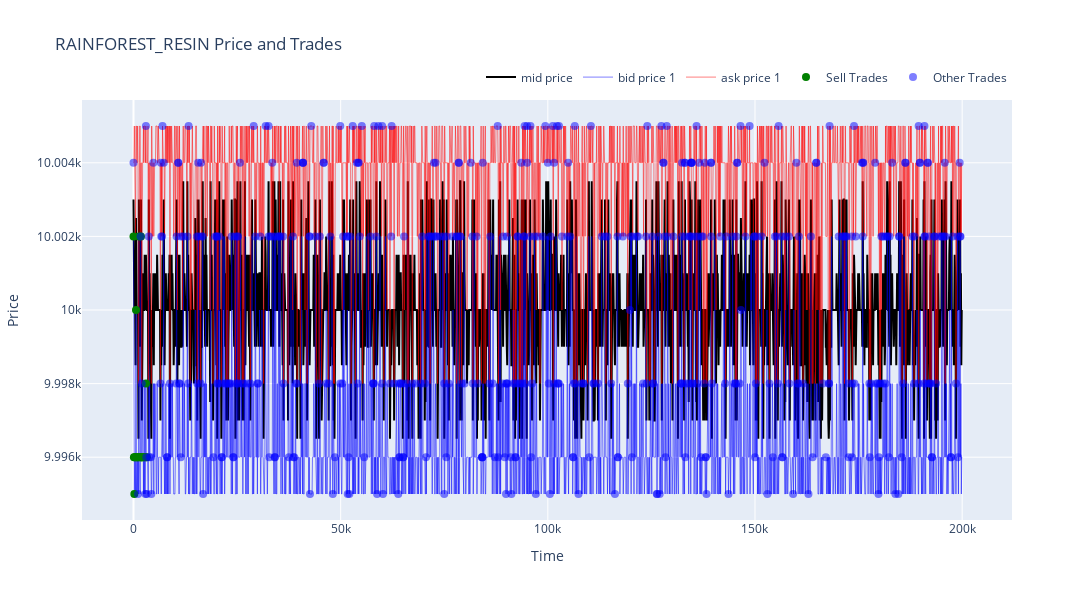
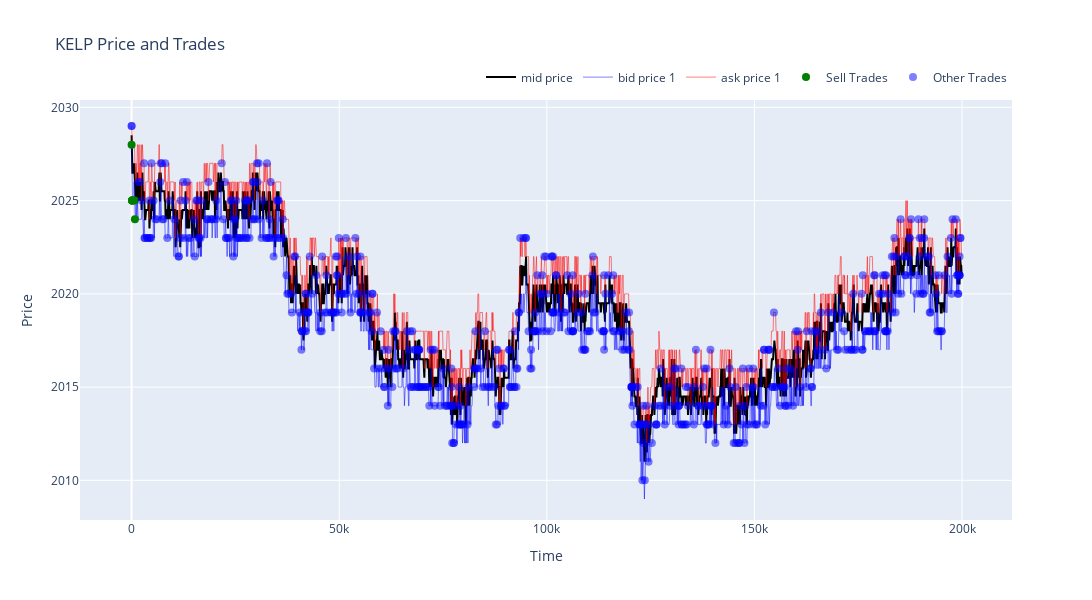

The code cell stored with these charts, in order, in its notebook:
### Code cell
import matplotlib.pyplot as plt
import matplotlib
from IPython.display import display, HTML
import webbrowser
import os
import tempfile

def plot_product_data(activities_log, trade_history, show_in_notebook=True, open_external=False):
    """
    Plot market data with option to display in notebook and/or external browser window.
    
    Parameters:
    -----------
    activities_log : DataFrame
        DataFrame containing order book data
    trade_history : DataFrame
        DataFrame containing trade execution data
    show_in_notebook : bool, default True
        Whether to display the plot in the notebook
    open_external : bool, default False
        Whether to open the plot in an external browser window
    """
    for product in activities_log['product'].unique():
        # Create the figure
        fig = plt.figure(figsize=(24, 10))
        plt.title(product)

        product_log = activities_log[activities_log['product'] == product]

        plt.plot(product_log['timestamp'], product_log['mid_price'], label='mid price', color='black')
        plt.plot(product_log['timestamp'], product_log['bid_price_1'], label='bid price 1', color='blue', alpha=0.5)
        plt.plot(product_log['timestamp'], product_log['ask_price_1'], label='ask price 1', color='red', alpha=0.5)

        for trade in trade_history[trade_history['symbol'] == product].itertuples():
            if trade.buyer == 'SUBMISSION':
                # plot a red dot for a new order
                plt.plot(trade.timestamp, trade.price, 'ro')
            elif trade.seller == 'SUBMISSION':
                # plot a green dot for a new order
                plt.plot(trade.timestamp, trade.price, 'go')
            else:
                # plot a blue line for a trade
                plt.plot([trade.timestamp, trade.timestamp], [trade.price, trade.price], 'bo', alpha=0.5)

        plt.legend()
        
        # Show in notebook if requested
        if show_in_notebook:
            plt.show()
        
        # Save and open in external window if requested
        if open_external:
            # Create a temporary HTML file
            with tempfile.NamedTemporaryFile(delete=False, suffix='.html') as tmpfile:
                temp_path = tmpfile.name
            
            # Add interactive functionality with mpld3
            try:
                import mpld3
                # Save as interactive HTML
                html_content = mpld3.fig_to_html(fig)
                with open(temp_path, 'w') as f:
                    f.write(html_content)
            except ImportError:
                # Fallback to static image if mpld3 is not available
                plt.savefig(temp_path.replace('.html', '.png'))
                temp_path = temp_path.replace('.html', '.png')
            
            # Open in browser
            webbrowser.open('file://' + os.path.abspath(temp_path))
        
        # Close the figure to free memory if not shown in notebook
        if not show_in_notebook:
            plt.close(fig)

# Example usage:
# plot_product_data(activities_log, trade_history, show_in_notebook=True, open_external=True)


# Alternative implementation using Plotly (more interactive)
def plot_product_data_plotly(activities_log, trade_history, show_in_notebook=True, open_external=False):
    """
    Plot market data using Plotly with option to display in notebook and/or external browser window.
    
    Parameters are the same as the matplotlib version.
    """
    import plotly.graph_objects as go
    from plotly.subplots import make_subplots
    
    for product in activities_log['product'].unique():
        product_log = activities_log[activities_log['product'] == product]
        
        # Create figure
        fig = go.Figure()
        
        # Add mid price, bid price, and ask price lines
        fig.add_trace(go.Scatter(
            x=product_log['timestamp'], 
            y=product_log['mid_price'],
            mode='lines',
            name='mid price',
            line=dict(color='black'),
            hovertemplate='<b>Mid Price</b><br>Time: %{x}<br>Price: %{y:.4f}<extra></extra>'
        ))
        
        fig.add_trace(go.Scatter(
            x=product_log['timestamp'], 
            y=product_log['bid_price_1'],
            mode='lines',
            name='bid price 1',
            line=dict(color='blue', width=1),
            opacity=0.5,
            hovertemplate='<b>Bid Price 1</b><br>Time: %{x}<br>Price: %{y:.4f}<br>Volume: %{text}<extra></extra>',
            text=product_log['bid_volume_1']
        ))
        
        fig.add_trace(go.Scatter(
            x=product_log['timestamp'], 
            y=product_log['ask_price_1'],
            mode='lines',
            name='ask price 1',
            line=dict(color='red', width=1),
            opacity=0.5,
            hovertemplate='<b>Ask Price 1</b><br>Time: %{x}<br>Price: %{y:.4f}<br>Volume: %{text}<extra></extra>',
            text=product_log['ask_volume_1']
        ))
        
        # Add trades
        product_trades = trade_history[trade_history['symbol'] == product]
        
        buy_trades = product_trades[product_trades['buyer'] == 'SUBMISSION']
        if not buy_trades.empty:
            fig.add_trace(go.Scatter(
                x=buy_trades['timestamp'],
                y=buy_trades['price'],
                mode='markers',
                name='Buy Trades',
                marker=dict(color='red', size=8),
                hovertemplate='<b>Buy Trade</b><br>Time: %{x}<br>Price: %{y:.4f}<br>Quantity: %{text}<br>Buyer: SUBMISSION<br>Seller: %{customdata}<extra></extra>',
                text=buy_trades['quantity'],
                customdata=buy_trades['seller']
            ))
        
        sell_trades = product_trades[product_trades['seller'] == 'SUBMISSION']
        if not sell_trades.empty:
            fig.add_trace(go.Scatter(
                x=sell_trades['timestamp'],
                y=sell_trades['price'],
                mode='markers',
                name='Sell Trades',
                marker=dict(color='green', size=8),
                hovertemplate='<b>Sell Trade</b><br>Time: %{x}<br>Price: %{y:.4f}<br>Quantity: %{text}<br>Buyer: %{customdata}<br>Seller: SUBMISSION<extra></extra>',
                text=sell_trades['quantity'],
                customdata=sell_trades['buyer']
            ))
        
        other_trades = product_trades[
            (product_trades['buyer'] != 'SUBMISSION') & 
            (product_trades['seller'] != 'SUBMISSION')
        ]
        if not other_trades.empty:
            fig.add_trace(go.Scatter(
                x=other_trades['timestamp'],
                y=other_trades['price'],
                mode='markers',
                name='Other Trades',
                marker=dict(color='blue', size=8, opacity=0.5),
                hovertemplate='<b>Trade</b><br>Time: %{x}<br>Price: %{y:.4f}<br>Quantity: %{text}<br>Buyer: %{customdata[0]}<br>Seller: %{customdata[1]}<extra></extra>',
                text=other_trades['quantity'],
                customdata=other_trades[['buyer', 'seller']]
            ))
        
        # Update layout
        fig.update_layout(
            title=f'{product} Price and Trades',
            xaxis_title='Time',
            yaxis_title='Price',
            legend=dict(
                orientation="h",
                yanchor="bottom",
                y=1.02,
                xanchor="right",
                x=1
            ),
            height=600,
            width=1200
        )
        
        # Show in notebook if requested
        if show_in_notebook:
            fig.show()
        
        # Open in external window if requested
        if open_external:
            # Save to temporary file and open
            with tempfile.NamedTemporaryFile(delete=False, suffix='.html') as tmpfile:
                temp_path = tmpfile.name
            
            fig.write_html(temp_path, auto_open=True)

# Example usage:
plot_product_data_plotly(activities_log, trade_history, show_in_notebook=True, open_external=True)

### Figure 1 — Plotly figure (JSON) as saved in the notebook; plotly's stock layout.template omitted (floating-point values rounded to 4 significant figures; data arrays with more than 128 entries replaced by an {"elided": "..."} marker saying what was removed)
{"data": [{"hovertemplate": "<b>Mid Price</b><br>Time: %{x}<br>Price: %{y:.4f}<extra></extra>", "line": {"color": "black"}, "mode": "lines", "name": "mid price", "type": "scatter", "x": {"elided": "2000 int values"}, "y": {"elided": "2000 float values"}}, {"hovertemplate": "<b>Bid Price 1</b><br>Time: %{x}<br>Price: %{y:.4f}<br>Volume: %{text}<extra></extra>", "line": {"color": "blue", "width": 1}, "mode": "lines", "name": "bid price 1", "opacity": 0.5, "text": {"elided": "2000 float values"}, "type": "scatter", "x": {"elided": "2000 int values"}, "y": {"elided": "2000 int values"}}, {"hovertemplate": "<b>Ask Price 1</b><br>Time: %{x}<br>Price: %{y:.4f}<br>Volume: %{text}<extra></extra>", "line": {"color": "red", "width": 1}, "mode": "lines", "name": "ask price 1", "opacity": 0.5, "text": {"elided": "2000 float values"}, "type": "scatter", "x": {"elided": "2000 int values"}, "y": {"elided": "2000 int values"}}, {"customdata": ["", "", "", "", "", "", "", "", "", "", "", "", "", "", "", "", "", "", "", ""], "hovertemplate": "<b>Sell Trade</b><br>Time: %{x}<br>Price: %{y:.4f}<br>Quantity: %{text}<br>Buyer: %{customdata}<br>Seller: SUBMISSION<extra></extra>", "marker": {"color": "green", "size": 8}, "mode": "markers", "name": "Sell Trades", "text": [1.0, 2.0, 20.0, 2.0, 2.0, 5.0, 1.0, 1.0, 2.0, 1.0, 1.0, 2.0, 1.0, 1.0, 2.0, 2.0, 1.0, 1.0, 1.0, 1.0], "type": "scatter", "x": [0, 100, 200, 300, 400, 600, 800, 900, 1100, 1300, 1400, 1700, 1800, 1900, 2000, 2100, 2500, 2900, 3000, 3200], "y": [10002, 9996, 9995, 9996, 9996, 10000, 9996, 9996, 9996, 10002, 9996, 9996, 10002, 9996, 9996, 9996, 9996, 9996, 9998, 9996]}, {"customdata": {"elided": "478x2 str values"}, "hovertemplate": "<b>Trade</b><br>Time: %{x}<br>Price: %{y:.4f}<br>Quantity: %{text}<br>Buyer: %{customdata[0]}<br>Seller: %{customdata[1]}<extra></extra>", "marker": {"color": "blue", "opacity": 0.5, "size": 8}, "mode": "markers", "name": "Other Trades", "text": {"elided": "478 float values"}, "type": "scatter", "x": {"elided": "478 int values"}, "y": {"elided": "478 int values"}}], "layout": {"height": 600, "legend": {"orientation": "h", "x": 1, "xanchor": "right", "y": 1.02, "yanchor": "bottom"}, "title": {"text": "RAINFOREST_RESIN Price and Trades"}, "width": 1200, "xaxis": {"title": {"text": "Time"}}, "yaxis": {"title": {"text": "Price"}}}}

### Figure 2 — Plotly figure (JSON) as saved in the notebook; plotly's stock layout.template omitted (floating-point values rounded to 4 significant figures; data arrays with more than 128 entries replaced by an {"elided": "..."} marker saying what was removed)
{"data": [{"hovertemplate": "<b>Mid Price</b><br>Time: %{x}<br>Price: %{y:.4f}<extra></extra>", "line": {"color": "black"}, "mode": "lines", "name": "mid price", "type": "scatter", "x": {"elided": "2000 int values"}, "y": {"elided": "2000 float values"}}, {"hovertemplate": "<b>Bid Price 1</b><br>Time: %{x}<br>Price: %{y:.4f}<br>Volume: %{text}<extra></extra>", "line": {"color": "blue", "width": 1}, "mode": "lines", "name": "bid price 1", "opacity": 0.5, "text": {"elided": "2000 float values"}, "type": "scatter", "x": {"elided": "2000 int values"}, "y": {"elided": "2000 int values"}}, {"hovertemplate": "<b>Ask Price 1</b><br>Time: %{x}<br>Price: %{y:.4f}<br>Volume: %{text}<extra></extra>", "line": {"color": "red", "width": 1}, "mode": "lines", "name": "ask price 1", "opacity": 0.5, "text": {"elided": "2000 float values"}, "type": "scatter", "x": {"elided": "2000 int values"}, "y": {"elided": "2000 int values"}}, {"customdata": ["", "", "", "", "", "", ""], "hovertemplate": "<b>Sell Trade</b><br>Time: %{x}<br>Price: %{y:.4f}<br>Quantity: %{text}<br>Buyer: %{customdata}<br>Seller: SUBMISSION<extra></extra>", "marker": {"color": "green", "size": 8}, "mode": "markers", "name": "Sell Trades", "text": [1.0, 22.0, 2.0, 2.0, 20.0, 2.0, 1.0], "type": "scatter", "x": [0, 100, 100, 200, 200, 700, 800], "y": [2028, 2025, 2025, 2025, 2025, 2025, 2024]}, {"customdata": {"elided": "607x2 str values"}, "hovertemplate": "<b>Trade</b><br>Time: %{x}<br>Price: %{y:.4f}<br>Quantity: %{text}<br>Buyer: %{customdata[0]}<br>Seller: %{customdata[1]}<extra></extra>", "marker": {"color": "blue", "opacity": 0.5, "size": 8}, "mode": "markers", "name": "Other Trades", "text": {"elided": "607 float values"}, "type": "scatter", "x": {"elided": "607 int values"}, "y": {"elided": "607 int values"}}], "layout": {"height": 600, "legend": {"orientation": "h", "x": 1, "xanchor": "right", "y": 1.02, "yanchor": "bottom"}, "title": {"text": "KELP Price and Trades"}, "width": 1200, "xaxis": {"title": {"text": "Time"}}, "yaxis": {"title": {"text": "Price"}}}}
